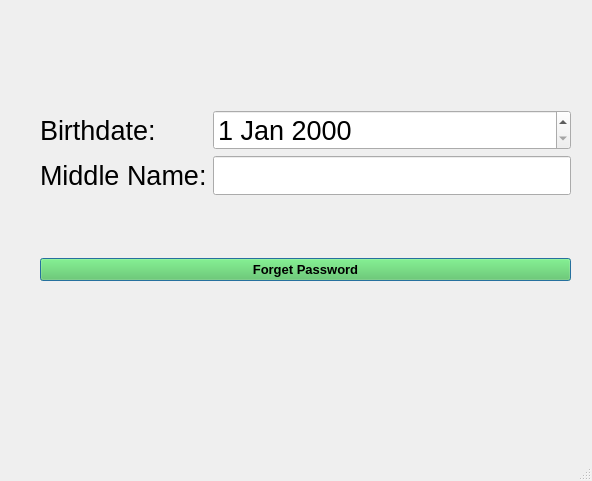
<?xml version="1.0" encoding="UTF-8"?>
<ui version="4.0">
 <class>ForgotPassword</class>
 <widget class="QMainWindow" name="ForgotPassword">
  <property name="geometry">
   <rect>
    <x>0</x>
    <y>0</y>
    <width>592</width>
    <height>481</height>
   </rect>
  </property>
  <property name="windowTitle">
   <string>MainWindow</string>
  </property>
  <widget class="QWidget" name="centralwidget">
   <widget class="QWidget" name="gridLayoutWidget">
    <property name="geometry">
     <rect>
      <x>40</x>
      <y>110</y>
      <width>531</width>
      <height>171</height>
     </rect>
    </property>
    <layout class="QGridLayout" name="gridLayout">
     <item row="0" column="0">
      <layout class="QVBoxLayout" name="verticalLayout">
       <item>
        <layout class="QFormLayout" name="formLayout">
         <item row="0" column="0">
          <widget class="QLabel" name="birthdate_label">
           <property name="font">
            <font>
             <pointsize>20</pointsize>
            </font>
           </property>
           <property name="text">
            <string>Birthdate:</string>
           </property>
          </widget>
         </item>
         <item row="1" column="0">
          <widget class="QLabel" name="middleName_label">
           <property name="font">
            <font>
             <pointsize>20</pointsize>
            </font>
           </property>
           <property name="text">
            <string>Middle Name:</string>
           </property>
          </widget>
         </item>
         <item row="0" column="1">
          <widget class="QDateEdit" name="birthdate_input">
           <property name="font">
            <font>
             <pointsize>20</pointsize>
            </font>
           </property>
          </widget>
         </item>
         <item row="1" column="1">
          <widget class="QLineEdit" name="middleName_input">
           <property name="font">
            <font>
             <pointsize>20</pointsize>
            </font>
           </property>
          </widget>
         </item>
        </layout>
       </item>
       <item>
        <layout class="QHBoxLayout" name="horizontalLayout">
         <item>
          <widget class="QPushButton" name="forgot_button">
           <property name="font">
            <font>
             <family>Segoe UI</family>
             <pointsize>10</pointsize>
             <bold>true</bold>
            </font>
           </property>
           <property name="styleSheet">
            <string notr="true">background-color:#53C851;</string>
           </property>
           <property name="text">
            <string>Forget Password</string>
           </property>
           <property name="default">
            <bool>true</bool>
           </property>
           <property name="flat">
            <bool>false</bool>
           </property>
          </widget>
         </item>
        </layout>
       </item>
      </layout>
     </item>
    </layout>
   </widget>
  </widget>
  <widget class="QMenuBar" name="menubar">
   <property name="geometry">
    <rect>
     <x>0</x>
     <y>0</y>
     <width>592</width>
     <height>22</height>
    </rect>
   </property>
  </widget>
  <widget class="QStatusBar" name="statusbar"/>
 </widget>
 <resources/>
 <connections/>
</ui>
